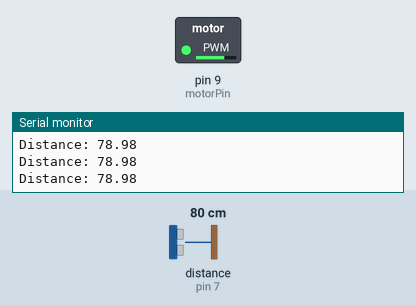
A sketch run on a simulated Arduino Uno, built with avr-gcc and run on an emulated ATmega328P. Shown: switched loads named in the sketch (green lamp = pin HIGH), the last lines printed to the serial monitor. Wiring (inferred from the names in the program): ultrasonic range finder: trigger pin 2; echo pin 7. The inputs (shaded band) are chosen by the test bench; at power-on: distance to the obstacle (sensor on pin 7) 80 cm. The echo pulse lasts 58.3 µs per cm; pins used as bus, display or sensor lines are not drawn.

Above: at 1.2 s.
1.3 s: distance to the obstacle (sensor on pin 7) set to 2 cm
At 2.2 s:
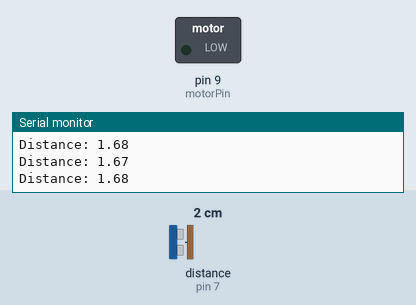
2.8 s: distance to the obstacle (sensor on pin 7) set to 18 cm
4.3 s: distance to the obstacle (sensor on pin 7) set to 22 cm
At 4.6 s:
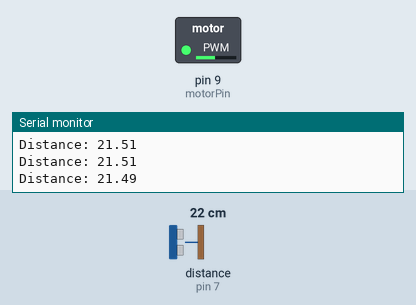
5.8 s: distance to the obstacle (sensor on pin 7) set to 120 cm
At 7.0 s:
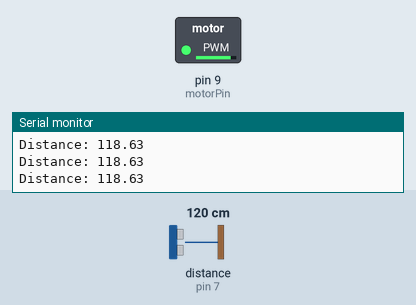
7.3 s: distance to the obstacle (sensor on pin 7) set to 97 cm
At 7.5 s:
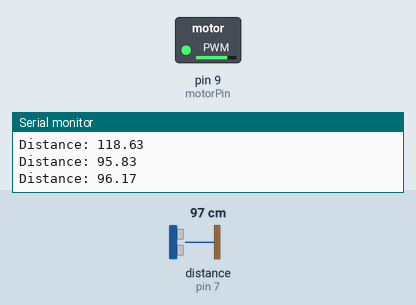
10.3 s: distance to the obstacle (sensor on pin 7) set to 92 cm
Timing chart, 0 to 14.3 s (numbered marks = the images above; inputs shaded):
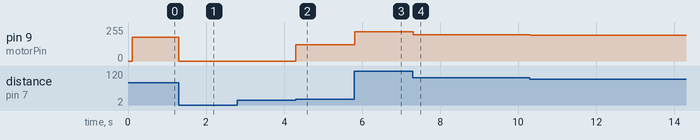

The sketch:

AdaptiveCruiseControl_Code.ino
```cpp
const int trigPin = 2;
const int echoPin = 7;
const int motorPin = 9;

unsigned long duration;
float distance;
int speed;

unsigned long lastReadTime = 0;
int interval = 100;

void setup() {
  Serial.begin(9600);
  pinMode(trigPin, OUTPUT);
  pinMode(echoPin, INPUT);
  pinMode(motorPin, OUTPUT);
}

void loop() {
  unsigned long currentTime = millis();

  if (currentTime - lastReadTime >= interval) {
    lastReadTime = currentTime;

    digitalWrite(trigPin, LOW);
    delayMicroseconds(2);
    digitalWrite(trigPin, HIGH);
    delayMicroseconds(10);
    digitalWrite(trigPin, LOW);

    duration = pulseIn(echoPin, HIGH, 30000);
    distance = duration * 0.034 / 2;

    Serial.print("Distance: ");
    Serial.println(distance);


    if (distance < 20) {
      speed = 0;
    }
    else if (distance > 150){
      speed = 255;
    }
    else {
      speed = map(distance, 20, 150, 120, 255);
    }

    analogWrite(motorPin, speed);
    }
}
```

Measured:
- the behaviour switches between 20 and 21 cm on distance to the obstacle (sensor on pin 7) (found by bisection; images 1 and 2)
- after the input at 1.3 s, pin 9 (motorPin): 180/255 → 0/255 at once
- after the input at 4.3 s, pin 9 (motorPin): 0/255 → 121/255 at once
- after the input at 5.8 s, pin 9 (motorPin): 121/255 → 221/255 at once
- after the input at 7.3 s, pin 9 (motorPin): 221/255 → 197/255 at once, → 198/255 0.10 s later, → 197/255 0.20 s later, → 198/255 0.10 s later, … (21 changes in this stretch)
